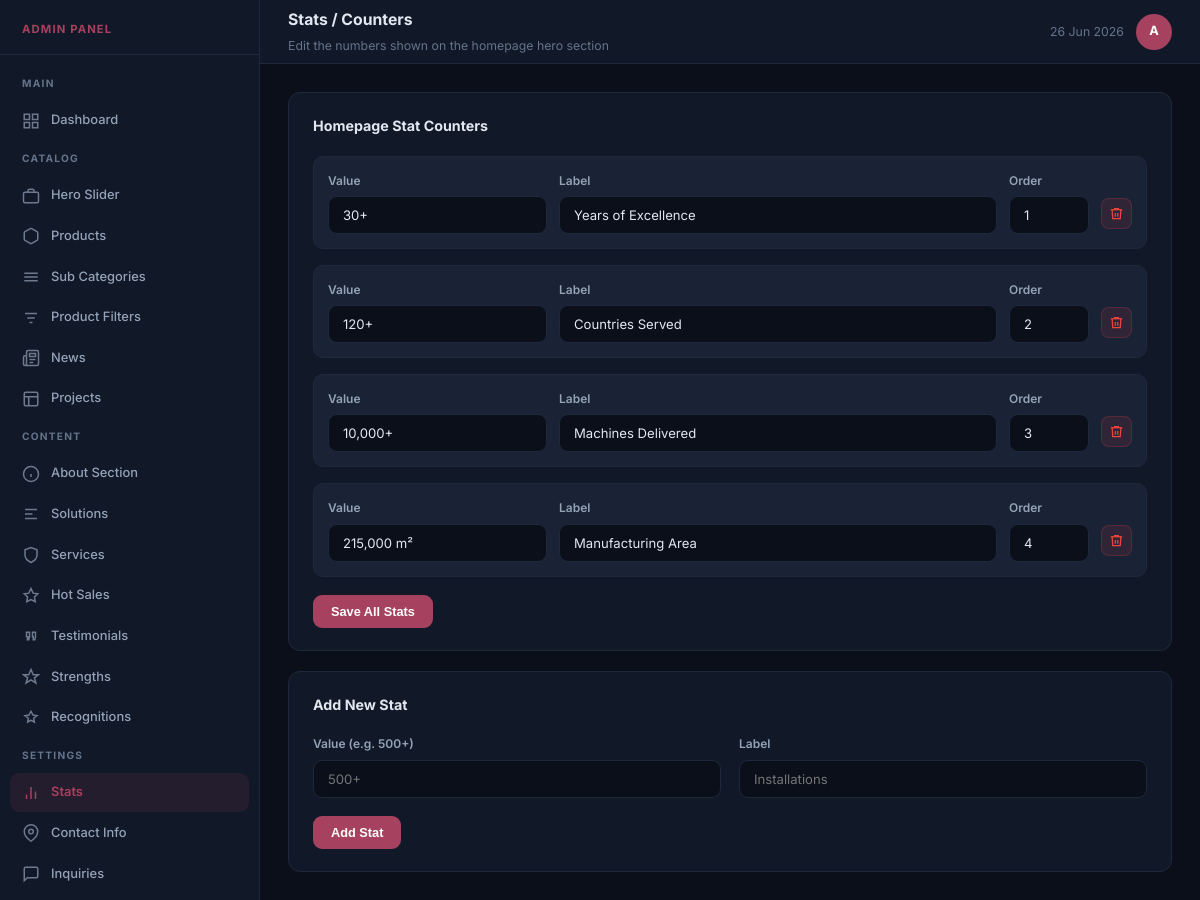
Page /admin/stats.php (signed in) on the earlier database version.
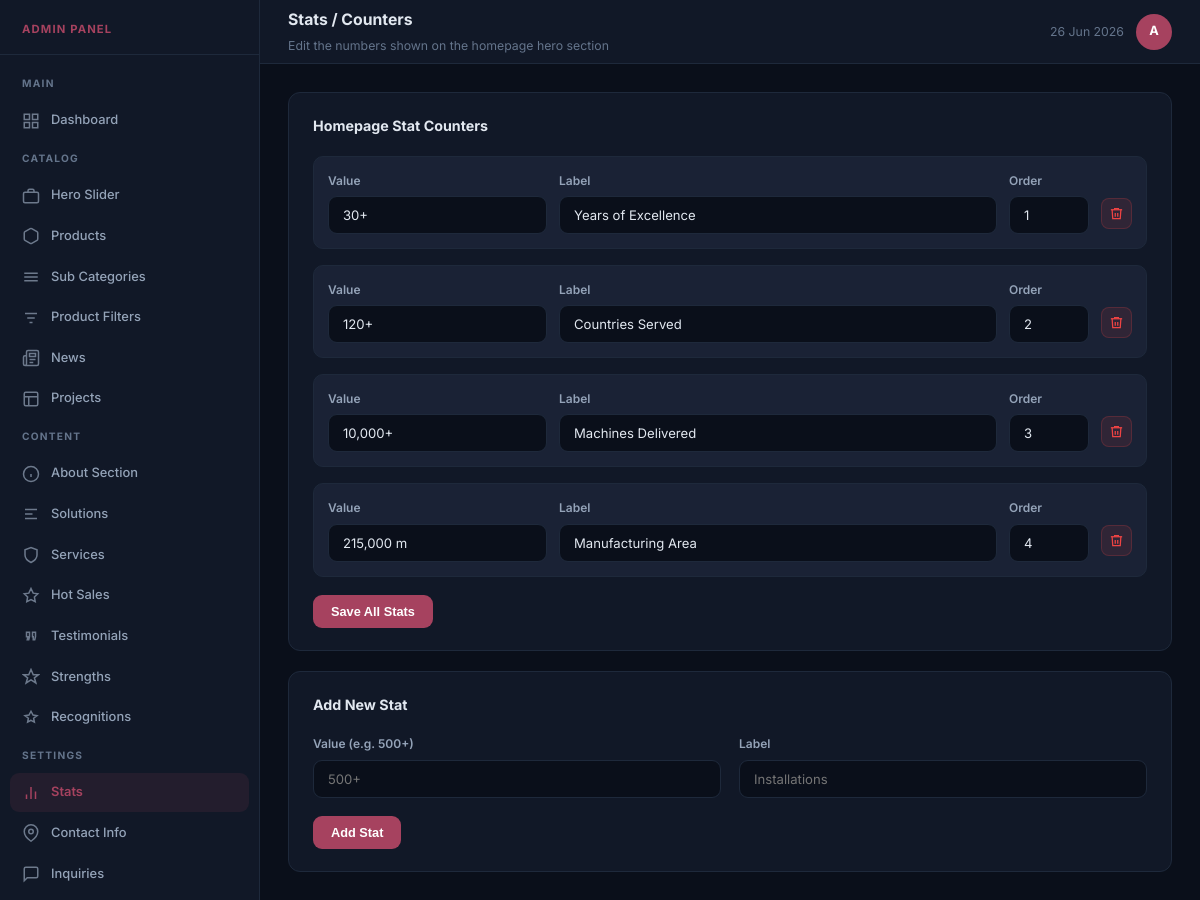
Same page on the later database version.
### tables this page shows
CREATE TABLE `stats` (
  `id` int(11) NOT NULL,
  `value_text` varchar(100) NOT NULL,
  `label` varchar(150) NOT NULL,
  `sort_order` int(11) DEFAULT 0
);

### admin/stats.php (the view, shortened to what this page needs)
<?php
require_once __DIR__ . '/layout.php';
$pdo = db();
$stats = $pdo->query("SELECT * FROM stats ORDER BY sort_order ASC")->fetchAll();
?>
<div class="admin-layout">
<div class="main-content">
<div class="page-body">
<div class="card">
  <div class="card-title">Homepage Stat Counters</div>
  <form method="POST">
    <div style="display:grid;gap:16px">
      <?php foreach ($stats as $stat): ?>
      <div style="display:grid;grid-template-columns:1fr 2fr 80px auto;gap:12px;align-items:center;padding:14px;background:var(--surface2);border-radius:10px;border:1px solid var(--border)">
        <div class="form-group">
          <label class="form-label">Value</label>
          <input name="stat[<?= $stat['id'] ?>][value]" class="form-control" value="<?= htmlspecialchars($stat['value_text']) ?>" placeholder="30+">
        </div>
        <div class="form-group">
          <label class="form-label">Label</label>
          <input name="stat[<?= $stat['id'] ?>][label]" class="form-control" value="<?= htmlspecialchars($stat['label']) ?>" placeholder="Years Experience">
        </div>
        <div class="form-group">
          <label class="form-label">Order</label>
          <input name="stat[<?= $stat['id'] ?>][sort]" type="number" class="form-control" value="<?= $stat['sort_order'] ?>">
        </div>
        <div style="padding-top:22px">
          <a href="?del=<?= $stat['id'] ?>" class="btn btn-sm btn-danger btn-icon" title="Delete" onclick="return confirm('Delete this stat?')">
            <svg width="15" height="15" viewBox="0 0 24 24" fill="none" stroke="currentColor" stroke-width="2"><polyline points="3 6 5 6 21 6"/><path d="M19 6l-1 14H6L5 6"/><path d="M10 11v6M14 11v6"/><path d="M9 6V4h6v2"/></svg>
          </a>
        </div>
      </div>
      <?php endforeach; ?>
    </div>
    <div style="margin-top:18px">
      <button type="submit" name="save_stats" class="btn btn-primary">Save All Stats</button>
    </div>
  </form>
</div>
<div class="card" style="margin-top:20px">
  <div class="card-title">Add New Stat</div>
  <form method="POST" class="form-row" style="align-items:flex-end">
    <div class="form-group">
      <label class="form-label">Value (e.g. 500+)</label>
      <input name="new_value" class="form-control" required placeholder="500+">
    </div>
    <div class="form-group">
      <label class="form-label">Label</label>
      <input name="new_label" class="form-control" required placeholder="Installations">
    </div>
    <div>
      <button type="submit" name="add_stat" class="btn btn-primary">Add Stat</button>
    </div>
  </form>
</div>
</div>
</div>
</div>
</body>
</html>

Differences in the rows shown:
changed stats "Manufacturing Area": value_text "215,000 m²" → "215,000 m"
